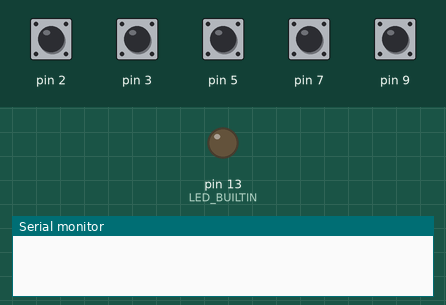
Recording of a sketch running on a simulated Arduino Leonardo, built with avr-gcc and run on an emulated ATmega32U4. Parts: output pins drawn as LEDs (lit = HIGH), the last lines printed to the serial monitor. Inputs (shaded band) come from the test bench; at power-on: pin 2, pin 3, pin 5, pin 7, pin 9 HIGH.

Above: at 1.2 s.
1.3 s: pin 2 pulled LOW for 0.15 s
At 2.1 s:
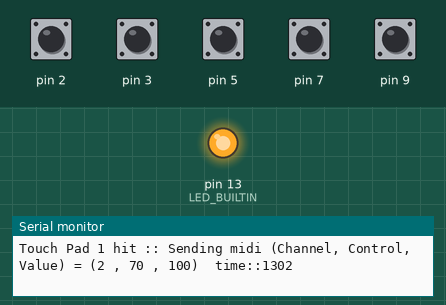
Timing chart, 0 to 4.3 s (numbered marks = the images above; inputs shaded):
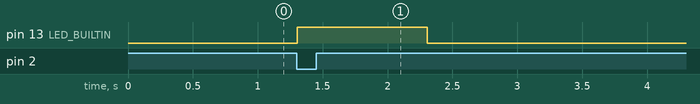

The sketch:

TouchPad_Diagnostic.ino
```cpp
//TouchPad Diagnostic code
// Directions for use:
//    1) Flash with board type: Arduino Leonardo
//    2) Open serial monitor: baud rate 115200
//    3) Expected behavior:
//                          When you push the buttons you should see sharp notes, or CC data
//                          The buttons here only send on values because they trigger samples in the music

#define channel 2   //  midi channel -1 (starts at 0 = channel 1)
#define ccBtn 70       // first midi CC number + Analog: CC 0-7 / Buttons: CC 8-11
#define ccON 100          // CC value above 64 is on signal to ableton
#define ccOFF 10          // CC value below 63 is off signal to ableton

// default button action is Momentary, to change a button to Toggle, change it's 1 to a 0 in it's position below:
bool m[5] = {1, 1, 1, 1, 1}; // MOMENTARY MODE for each button
// Button:   1  2  3  4  5
int btnNotes[5] = {49, 51, 54, 56, 58}; //midi notes to send: { 49 = C#, 51 = D#, F#, G#, A# }
char noteNames[5] = {'C','D','F','G','A'};
int btnTiming[5] ={0 ,0 ,0 ,0 ,0 };


#include <MIDIUSB.h>

const int MIDI_cc = 1;
const int MIDI_note = 2;
int MIDI_DataType;

/////----DEBUG SETTINGS:
//--DEBUG = -1 :: Timing info
//--DEBUG = 0  :: Production state NEED TO BE 0 FOR FINAL INSTALL
//--DEBUG >= 1  :: btn logic, what touch pad is triggered and the cc/note being sent
const int DEBUG = 1;


//CONTROL LOGIC SETTINGS: Timing Variables and data structure
long cycle = 0; //used to determine how many milliseconds since the last ping cycle
int cycleLED = 0; //used to keep track of how long the LED has been on and turn it off within a second
const int SEC = 1000; //define 1 second as 1000 ms
int debounce = 40; //read 40 times before reading again to debounce the button after it is triggered.

#define buttonPinsDef 2, 3, 5, 7, 9 // Pins: 2 3 5 7 10
byte buttonPin[5] = {buttonPinsDef};


bool buttonState[5] = {1, 1, 1, 1, 1}; //1 = high = off
bool buttonLast[5] = {1, 1, 1, 1, 1};  //1 = high = off

void controlChange(byte thechannel, byte control, byte value) {
  midiEventPacket_t event = {0x0B, 0xB0 | thechannel, control, value};
  MidiUSB.sendMIDI(event);
  MidiUSB.flush();
}

void noteOn(byte thechannel, byte pitch, byte velocity) {
  midiEventPacket_t noteOn = {0x09, 0x90 | thechannel, pitch, velocity};
  MidiUSB.sendMIDI(noteOn);
  MidiUSB.flush();
}

void noteOff(byte thechannel, byte pitch, byte velocity) {
  midiEventPacket_t noteOff = {0x08, 0x80 | thechannel, pitch, velocity};
  MidiUSB.sendMIDI(noteOff);
  MidiUSB.flush();
}

void setup() {

  Serial.begin(115200);

  cycle = millis();

  //set the midi data type
  MIDI_DataType = MIDI_cc; //options: MIDI_note or MIDI_cc


  for (byte b = 0; b < 5; b++) {
    pinMode(buttonPin[b], INPUT_PULLUP);
  }

    //onboard LED to notify locally of triggers
  pinMode(LED_BUILTIN, OUTPUT);
}

void checkButtons() {

  for (int b = 0; b < 5; b++) {
    bool buttonNow = !digitalRead(buttonPin[b]);  // Low = On

    if(buttonState[b] != buttonNow ){

      buttonState[b] = buttonNow;

      if(buttonState[b] && (millis() - btnTiming[b]) > 150){
      if(MIDI_DataType == MIDI_cc){
          controlChange(channel, ccBtn + b, ccON);
          if(DEBUG>0){
            Serial.print("Touch Pad ");
            Serial.print(b+1);
            Serial.print(" hit :: Sending midi (Channel, Control, Value) = (");
            Serial.print(channel);
            Serial.print(" , ");
            Serial.print(ccBtn + b);
            Serial.print(" , ");
            Serial.print(ccON);
            Serial.print(")  time::");
            Serial.println(millis());
          }

      }else if(MIDI_DataType == MIDI_note){
          noteOn(channel, btnNotes[b] , 127 );
          if(DEBUG>0){
            Serial.print("Touch Pad ");
            Serial.print(b+1);
            Serial.print(" hit :: Sending midi (Channel, Note, Velocity) = (");
            Serial.print(channel);
            Serial.print(" , ");
            Serial.print(noteNames[b]);
            Serial.print("# , ");
            Serial.print(127);
            Serial.print(")  time::");
            Serial.println(millis());
          }
      }

      digitalWrite(LED_BUILTIN, HIGH); //tell the board we have a triggered sensor
      cycleLED = millis(); //log the time the LED was turned on

      btnTiming[b] = millis();
      debounceBtn(b);
      }
    } else {


    }
  }
}

void debounceBtn(int btn){
  for(int i = 0; i<debounce; i++){
    digitalRead(buttonPin[btn]);
  }
}


void loop() {

  int refreshTime = millis() - cycle;
  if (DEBUG == -1 ) { // used to tell how long it takes to process the data
    Serial.print("_____________________________cycle refresh = ");
    Serial.print(refreshTime);
    Serial.println("ms");
    cycle = millis();
  }

  //turn off LED
  int ledTimeON = millis() - cycleLED;
  if (ledTimeON > 1*SEC) {
    digitalWrite(LED_BUILTIN, LOW); //turn off bulliten light
  }

  checkButtons();

}
```

Measured:
- after the input at 1.3 s, pin 13 (LED_BUILTIN): LOW → HIGH at once, → LOW 1.0 s later
